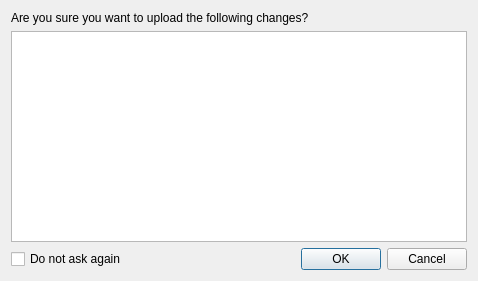
<?xml version="1.0" encoding="UTF-8"?>
<ui version="4.0">
 <class>UploadDialog</class>
 <widget class="QDialog" name="UploadDialog">
  <property name="windowModality">
   <enum>Qt::ApplicationModal</enum>
  </property>
  <property name="geometry">
   <rect>
    <x>0</x>
    <y>0</y>
    <width>478</width>
    <height>281</height>
   </rect>
  </property>
  <property name="windowTitle">
   <string>Upload Changes</string>
  </property>
  <layout class="QVBoxLayout" name="verticalLayout">
   <item>
    <widget class="QLabel" name="questionLabel">
     <property name="text">
      <string>Are you sure you want to upload the following changes?</string>
     </property>
    </widget>
   </item>
   <item>
    <widget class="QTextEdit" name="changelogEdit">
     <property name="textInteractionFlags">
      <set>Qt::NoTextInteraction</set>
     </property>
    </widget>
   </item>
   <item>
    <layout class="QHBoxLayout" name="horizontalLayout">
     <item>
      <widget class="QCheckBox" name="doNotAskAgainCheckBox">
       <property name="text">
        <string>Do not ask again</string>
       </property>
      </widget>
     </item>
     <item>
      <spacer name="horizontalSpacer">
       <property name="orientation">
        <enum>Qt::Horizontal</enum>
       </property>
       <property name="sizeHint" stdset="0">
        <size>
         <width>40</width>
         <height>20</height>
        </size>
       </property>
      </spacer>
     </item>
     <item>
      <widget class="QDialogButtonBox" name="buttonBox">
       <property name="orientation">
        <enum>Qt::Horizontal</enum>
       </property>
       <property name="standardButtons">
        <set>QDialogButtonBox::Cancel|QDialogButtonBox::Ok</set>
       </property>
      </widget>
     </item>
    </layout>
   </item>
  </layout>
 </widget>
 <resources/>
 <connections>
  <connection>
   <sender>buttonBox</sender>
   <signal>accepted()</signal>
   <receiver>UploadDialog</receiver>
   <slot>accept()</slot>
   <hints>
    <hint type="sourcelabel">
     <x>248</x>
     <y>254</y>
    </hint>
    <hint type="destinationlabel">
     <x>157</x>
     <y>274</y>
    </hint>
   </hints>
  </connection>
  <connection>
   <sender>buttonBox</sender>
   <signal>rejected()</signal>
   <receiver>UploadDialog</receiver>
   <slot>reject()</slot>
   <hints>
    <hint type="sourcelabel">
     <x>316</x>
     <y>260</y>
    </hint>
    <hint type="destinationlabel">
     <x>286</x>
     <y>274</y>
    </hint>
   </hints>
  </connection>
 </connections>
</ui>
